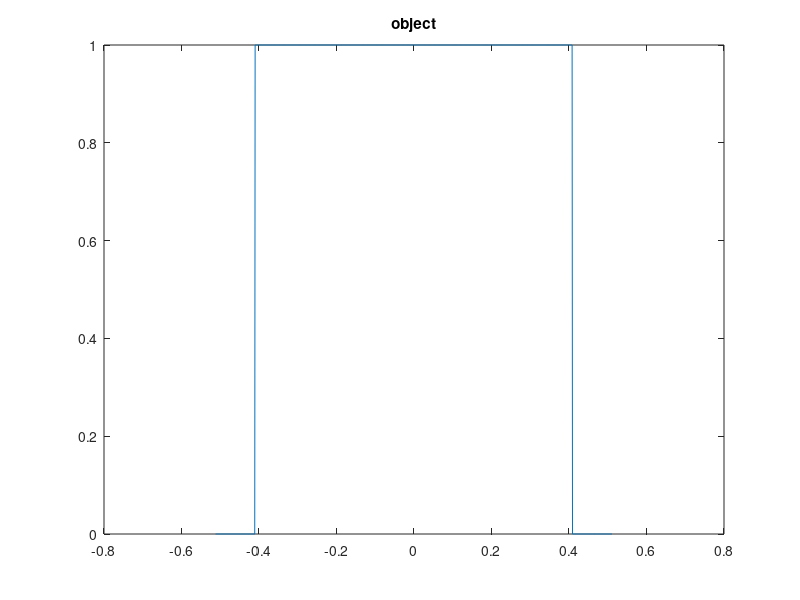
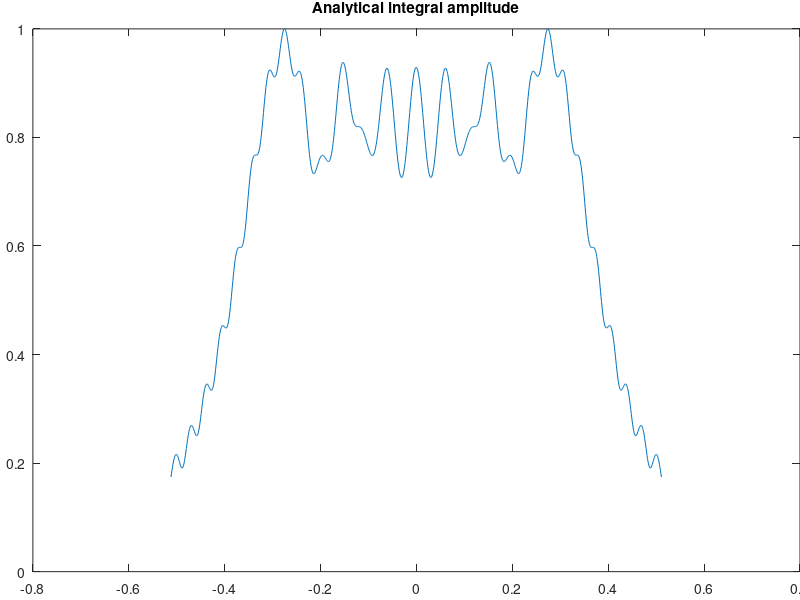

Here is the MATLAB script that generated these plots, in order: (Note: this script raises an error after producing the figures.)
% please refer to the OL paper titled "Adaptive-sampling angular spectrum method with
%full utilization of space-bandwidth product" 

clc
clear all
close all

iflag = -1;
eps = 10^(-12);
%% input parameters
n0 = 1024; r = 2*n0/5;
t = zeros(n0,1);
t (n0/2-r+1/2:n0/2+r-1/2,1) = 1;
lam = 500e-6;
k = 2*pi/lam;
n = size(t,1);
pitch = 0.001;
l = n*pitch;
x = linspace(-l/2,l/2-l/n,n)';
fx = linspace(-1/2/pitch,1/2/pitch-1/n/pitch,n)';
figure,plot(x,t);title('object')
t_FT = fftshift(fft(fftshift(t)));

zc = n*pitch^2/lam;
z = 50;

%% analytical integral 
X = x;
uu = zeros(n,1);
tic
for j = 1:n
      fun = @(xn) 1/2/pi*z./sqrt((X(j)-xn).^2+z^2).*(1./sqrt((X(j)-xn).^2+z^2)...
               -1i*k/pi).*exp(1i*k*sqrt((X(j)-xn).^2+z^2))./sqrt((X(j)-xn).^2+z^2);
    uu(j,1) = integral(fun,-(r+1/2)*pitch,(r-1/2)*pitch);
end
toc
uu = uu/max(abs(uu));
amplitude_rsi = abs(uu);
phase_rsi = angle(uu);
figure,plot(X,amplitude_rsi);title('Analytical integral amplitude')
set(gca,'looseInset',[0 0 0 0])


K = n/2/max(abs(fx));
%% adaptive sampling number (case I)
fc1 = n*pitch/lam/z;
if z <=zc*2
    nn1 = 2*n;
    fxn1 = linspace(-1/2/pitch,1/2/pitch-1/nn1/pitch,nn1)';
else
    nn1 = round(4*n^2*pitch^2/lam/z);
    fxn1 = linspace(-fc1,fc1-2*fc1/nn1,nn1)';
end

Hn1 = exp(1i*k*z*sqrt(1-(fxn1*lam).^2));

tic
t_1 = nufft1d3(n,x/max(abs(x))*pi,t,iflag,eps,nn1,(fxn1)*K);
t_pro_1 = nufft1d3(nn1,(fxn1)*K,Hn1.*t_1,-iflag,eps,n,x/(max(abs(x)))*pi);
toc

t_pro_1 = t_pro_1/max(abs(t_pro_1));
amplitude_asm_1 = abs(t_pro_1);
phase_asm_1 = angle(t_pro_1);
figure,plot(x,amplitude_asm_1);title('Case I amplitude')
set(gca,'looseInset',[0 0 0 0])
%% adaptive sampling pitch (case II)
fc2 = sqrt(n/2/lam/z);

nn2 = 2*n;

if z <=zc*2
    fxn2 = linspace(-1/2/pitch,1/2/pitch-1/nn2/pitch,nn2)';
else
    fxn2 = linspace(-fc2,fc2-2*fc2/nn2,nn2)';
end

Hn2 = exp(1i*k*z*sqrt(1-(fxn2*lam).^2));

tic
t_2 = nufft1d3(n,x/max(abs(x))*pi,t,iflag,eps,nn2,(fxn2)*K);
t_pro_2 = nufft1d3(nn2,(fxn2)*K,Hn2.*t_2,-iflag,eps,n,x/(max(abs(x)))*pi);
toc

t_pro_2 = t_pro_2/max(abs(t_pro_2));
amplitude_asm_2 = abs(t_pro_2);
phase_asm_2 = angle(t_pro_2);
figure,plot(x,amplitude_asm_2);title('Case II amplitude')
set(gca,'looseInset',[0 0 0 0])


%% SNR
alpha_num = (sum(t_pro_1.*conj(uu)))/(sum((abs(uu)).^2));
snr_num = 10*log10((sum((abs(t_pro_1)).^2))/(sum((abs(t_pro_1-alpha_num*uu)).^2)))

alpha_pitch = (sum(t_pro_2.*conj(uu)))/(sum((abs(uu)).^2));
snr_pitch = 10*log10(sum((abs(t_pro_2)).^2)/sum((abs(t_pro_2-alpha_pitch*uu)).^2))

